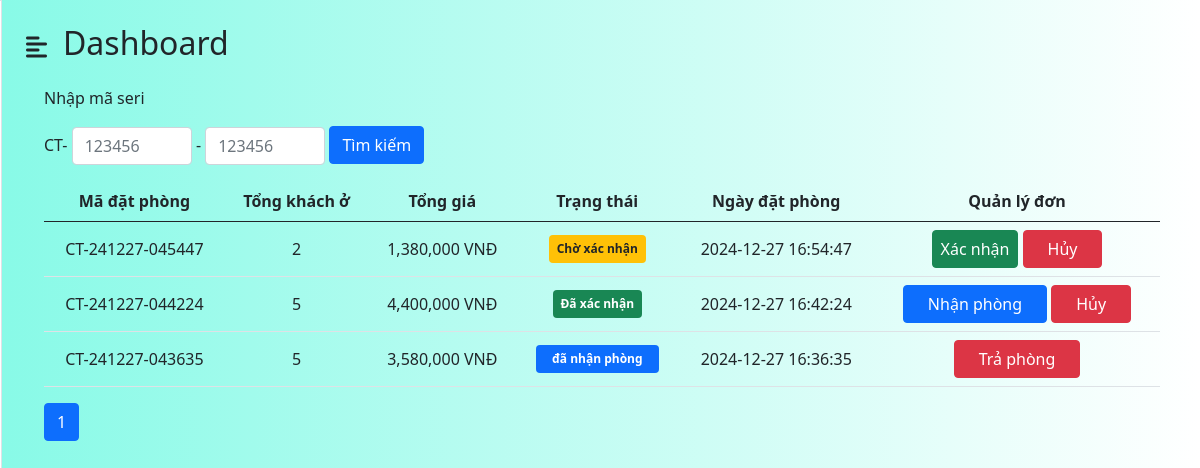
The page /admin/index.php?act=booking (signed in) on the database its author committed.
### tables this page shows
CREATE TABLE `bookings` (
  `id` int(11) NOT NULL,
  `seri_num` varchar(20) NOT NULL,
  `people` int(11) NOT NULL,
  `status` enum('pending','confirmed','cancelled','checkin','checkout') NOT NULL DEFAULT 'pending',
  `amount` double(10,2) NOT NULL,
  `booking_date` datetime NOT NULL
);

### admin/models/bookingmodel.php (called while the page is built, shortened)
<?php
    function getAllBooking($page , $limit ) {
        $conn = connectdb();
        $offset = ($page - 1) * $limit;
        $sql = "SELECT * FROM bookings ORDER BY booking_date DESC LIMIT :offset, :limit";
        $stmt = $conn->prepare($sql);
        $stmt->bindParam(':offset', $offset, PDO::PARAM_INT);
        $stmt->bindParam(':limit', $limit, PDO::PARAM_INT);
        $stmt->execute();
        $bookings = $stmt->fetchAll(PDO::FETCH_ASSOC);
        $total_query = "SELECT COUNT(*) as total FROM bookings";
        $total_result = $conn->query($total_query);
        $total_row = $total_result->fetch(PDO::FETCH_ASSOC);
        $total_records = $total_row['total'];
        $total_pages = ceil($total_records / $limit);
        return [
            'bookings' => $bookings,
            'total_pages' => $total_pages
        ];
    }
?>

### admin/booking.php (the view, shortened to what this page needs)
<div class="rooms-management">
    <div class="container">
        <div class="table-wrapper">
            <form method="post" action="index.php?act=booking">
                <p>Nhập mã seri</p>
                <div class="search-container">
                    <span>CT-</span>
                    <input class="form-control mb-3" id="searchInput1" type="text" name="inp_search1"
                        placeholder="123456" value="<?php echo $_POST['inp_search1'] ?? ''; ?>"
                        style="width: 120px; display: inline-block;">
                    <span>-</span>
                    <input class="form-control mb-3" id="searchInput2" type="text" name="inp_search2"
                        placeholder="123456" value="<?php echo $_POST['inp_search2'] ?? ''; ?>"
                        style="width: 120px; display: inline-block;">
                    <button type="submit" name="search" class="btn btn-primary mb-1" style="display: inline-block;">Tìm
                        kiếm</button>
                </div>
            </form>
            <table class="table">
                <thead>
                    <tr>
                        <th>Mã đặt phòng</th>
                        <th>Tổng khách ở</th>
                        <th>Tổng giá</th>
                        <th>Trạng thái</th>
                        <th>Ngày đặt phòng</th>
                        <th>Quản lý đơn</th>
                    </tr>
                </thead>
                <tbody>
                    <?php
                    if (isset($err)&&$err!="") {
                        echo "<p class='text-danger'>$err</p>";
                    } else {
                        foreach($booking as $booking){?>
                    <tr onclick="window.location.href='index.php?act=viewBooking&id=<?php echo $booking['id']; ?>';"
                        style="cursor: pointer;">
                        <td><?php echo $booking['seri_num']; ?></td>
                        <td><?php echo $booking['people']; ?></td>
                        <td><?php echo number_format($booking['amount']); ?> VNĐ</td>
                        <td>
                            <?php
                                if ($booking['status'] == 'pending') {
                                    echo '<span class="badge bg-warning text-dark py-2">Chờ xác nhận</span>';
                                } elseif ($booking['status'] == 'confirmed') {
                                    echo '<span class="badge bg-success py-2 ">Đã xác nhận</span>';
                                } elseif($booking['status'] == 'checkin') {
                                    echo '<span class="badge bg-primary py-2 px-3">đã nhận phòng</span>';
                                }elseif($booking['status'] == 'checkout'){
                                    echo '<span class="badge bg-secondary py-2 px-3">Đã trả phòng</span>';
                                }else{
                                    echo '<span class="badge bg-danger py-2 px-3">Đã hủy</span>';
                                }
                                ?>
                        </td>
                        <td><?php echo $booking['booking_date']; ?></td>
                        <td>
                            <?php
                                if ( $booking['status'] == 'confirmed') {?>
                            <a href="index.php?act=checkinBooking&id=<?php echo $booking['id']; ?>"
                                class="px-4 btn btn-primary">Nhận phòng</a>
                            <a href="index.php?act=cancelBooking&id=<?php echo $booking['id']; ?>"
                                class="px-4 btn btn-danger">Hủy</a>
                            <?php
                                }elseif ( $booking['status'] == 'checkin') {?>
                            <a href="index.php?act=checkoutBooking&id=<?php echo $booking['id']; ?>"
                                class="px-4 btn btn-danger">Trả phòng</a>
                            <?php
                                }else if($booking['status'] == 'pending' ){
                                ?>
                            <a href="index.php?act=confirmBooking&id=<?php echo $booking['id']; ?>"
                                class="px-2 btn btn-success">Xác nhận</a>
                            <a href="index.php?act=cancelBooking&id=<?php echo $booking['id']; ?>"
                                class="px-4 btn btn-danger">Hủy</a>
                            <?php }elseif($booking['status'] == 'cancelled'){}?>
                        </td>
                    </tr>
                    <?php
                    }}
                    ?>
                </tbody>
            </table>
            <div class="pagination">
                <ul class="pagination">
                    <?php for ($i = 1; $i <= $total_pages; $i++): ?>
                    <li class="page-item <?php echo ($i == $page) ? 'active' : ''; ?>">
                        <a class="page-link" href="index.php?act=booking&page=<?php echo $i; ?>"><?php echo $i; ?></a>
                    </li>
                    <?php endfor; ?>
                </ul>
            </div>
        </div>
    </div>
</div>

### admin/dashboard.php (style rules this page uses)
tr { text-align: center; }
.table tbody td { vertical-align: middle; }

### rows shown on the page
bookings: seri_num "CT-241227-045447", people "2", amount "1,380,000", status "Chờ xác nhận", booking_date "2024-12-27 16:54:47"
bookings: seri_num "CT-241227-044224", people "5", amount "4,400,000", status "Đã xác nhận", booking_date "2024-12-27 16:42:24"
bookings: seri_num "CT-241227-043635", people "5", amount "3,580,000", status "đã nhận phòng", booking_date "2024-12-27 16:36:35"

### other values the page prints
$title "Dashboard"
